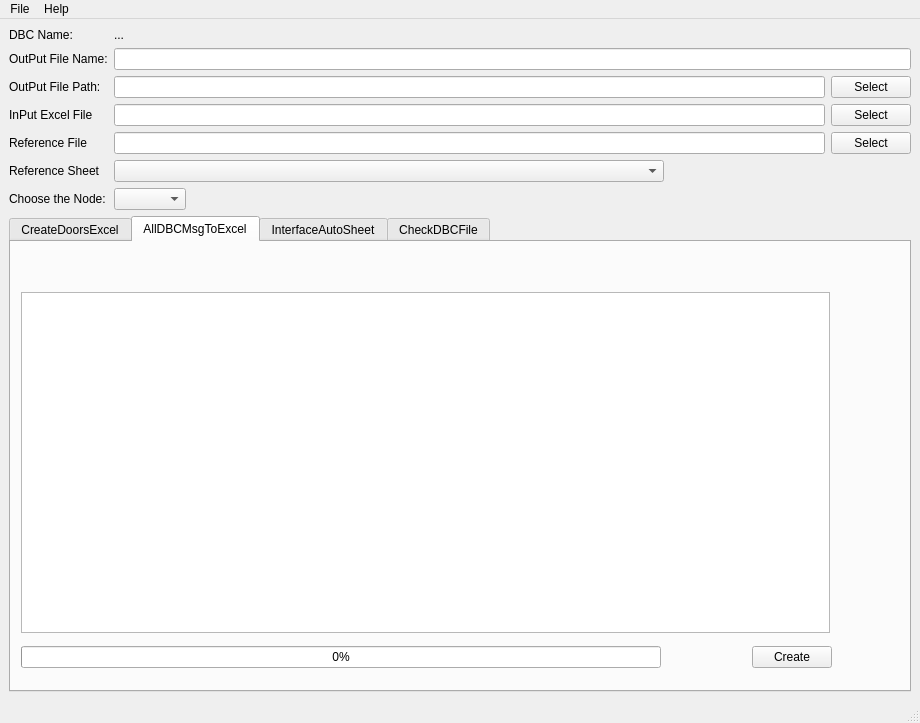
<?xml version="1.0" encoding="UTF-8"?>
<ui version="4.0">
 <class>MainWindow</class>
 <widget class="QMainWindow" name="MainWindow">
  <property name="geometry">
   <rect>
    <x>0</x>
    <y>0</y>
    <width>920</width>
    <height>723</height>
   </rect>
  </property>
  <property name="minimumSize">
   <size>
    <width>920</width>
    <height>680</height>
   </size>
  </property>
  <property name="windowTitle">
   <string>DBC2DoorsExcel</string>
  </property>
  <widget class="QWidget" name="centralwidget">
   <layout class="QGridLayout" name="gridLayout_2">
    <item row="0" column="0">
     <layout class="QVBoxLayout" name="verticalLayout_3">
      <property name="sizeConstraint">
       <enum>QLayout::SetDefaultConstraint</enum>
      </property>
      <item>
       <layout class="QGridLayout" name="gridLayout">
        <item row="3" column="1">
         <widget class="QLineEdit" name="lineEdit"/>
        </item>
        <item row="2" column="0">
         <widget class="QLabel" name="label_2">
          <property name="sizePolicy">
           <sizepolicy hsizetype="Fixed" vsizetype="Fixed">
            <horstretch>0</horstretch>
            <verstretch>0</verstretch>
           </sizepolicy>
          </property>
          <property name="text">
           <string>OutPut File Name:</string>
          </property>
         </widget>
        </item>
        <item row="0" column="0">
         <widget class="QLabel" name="label_3">
          <property name="sizePolicy">
           <sizepolicy hsizetype="Fixed" vsizetype="Fixed">
            <horstretch>0</horstretch>
            <verstretch>0</verstretch>
           </sizepolicy>
          </property>
          <property name="text">
           <string>DBC Name:</string>
          </property>
         </widget>
        </item>
        <item row="8" column="1" colspan="2">
         <widget class="QComboBox" name="comboBox">
          <property name="sizePolicy">
           <sizepolicy hsizetype="Fixed" vsizetype="Fixed">
            <horstretch>0</horstretch>
            <verstretch>0</verstretch>
           </sizepolicy>
          </property>
         </widget>
        </item>
        <item row="8" column="0">
         <widget class="QLabel" name="label_5">
          <property name="sizePolicy">
           <sizepolicy hsizetype="Fixed" vsizetype="Fixed">
            <horstretch>0</horstretch>
            <verstretch>0</verstretch>
           </sizepolicy>
          </property>
          <property name="text">
           <string>Choose the Node:</string>
          </property>
         </widget>
        </item>
        <item row="0" column="1" colspan="2">
         <widget class="QLabel" name="label_4">
          <property name="sizePolicy">
           <sizepolicy hsizetype="Expanding" vsizetype="Fixed">
            <horstretch>0</horstretch>
            <verstretch>0</verstretch>
           </sizepolicy>
          </property>
          <property name="text">
           <string>...</string>
          </property>
         </widget>
        </item>
        <item row="5" column="2">
         <widget class="QPushButton" name="ReferenceFileSelect">
          <property name="text">
           <string>Select</string>
          </property>
         </widget>
        </item>
        <item row="4" column="0">
         <widget class="QLabel" name="InPutExcelFile">
          <property name="text">
           <string>InPut Excel File</string>
          </property>
         </widget>
        </item>
        <item row="4" column="2">
         <widget class="QPushButton" name="InPutExcelFileSelect">
          <property name="text">
           <string>Select</string>
          </property>
         </widget>
        </item>
        <item row="3" column="0">
         <widget class="QLabel" name="label">
          <property name="sizePolicy">
           <sizepolicy hsizetype="Fixed" vsizetype="Fixed">
            <horstretch>0</horstretch>
            <verstretch>0</verstretch>
           </sizepolicy>
          </property>
          <property name="text">
           <string>OutPut File Path:</string>
          </property>
         </widget>
        </item>
        <item row="2" column="1" colspan="2">
         <widget class="QLineEdit" name="lineEdit_2">
          <property name="sizePolicy">
           <sizepolicy hsizetype="Expanding" vsizetype="Fixed">
            <horstretch>0</horstretch>
            <verstretch>0</verstretch>
           </sizepolicy>
          </property>
         </widget>
        </item>
        <item row="3" column="2">
         <widget class="QPushButton" name="pushButton">
          <property name="text">
           <string>Select</string>
          </property>
         </widget>
        </item>
        <item row="5" column="1">
         <widget class="QLineEdit" name="ReferenceFilePath"/>
        </item>
        <item row="4" column="1">
         <widget class="QLineEdit" name="InPutExcelFilePath"/>
        </item>
        <item row="5" column="0">
         <widget class="QLabel" name="ReferenceFile">
          <property name="text">
           <string>Reference File</string>
          </property>
         </widget>
        </item>
        <item row="7" column="1">
         <widget class="QComboBox" name="ReferenceSheetList">
          <property name="maximumSize">
           <size>
            <width>550</width>
            <height>16777215</height>
           </size>
          </property>
         </widget>
        </item>
        <item row="7" column="0">
         <widget class="QLabel" name="label_6">
          <property name="text">
           <string>Reference Sheet</string>
          </property>
         </widget>
        </item>
       </layout>
      </item>
      <item>
       <widget class="QTabWidget" name="Tabs">
        <property name="maximumSize">
         <size>
          <width>16777215</width>
          <height>16777214</height>
         </size>
        </property>
        <property name="currentIndex">
         <number>1</number>
        </property>
        <widget class="QWidget" name="tab">
         <attribute name="title">
          <string>CreateDoorsExcel</string>
         </attribute>
         <widget class="QWidget" name="layoutWidget">
          <property name="geometry">
           <rect>
            <x>10</x>
            <y>50</y>
            <width>811</width>
            <height>381</height>
           </rect>
          </property>
          <layout class="QVBoxLayout" name="verticalLayout">
           <property name="sizeConstraint">
            <enum>QLayout::SetDefaultConstraint</enum>
           </property>
           <item>
            <widget class="QTextEdit" name="textEdit">
             <property name="minimumSize">
              <size>
               <width>770</width>
               <height>288</height>
              </size>
             </property>
             <property name="maximumSize">
              <size>
               <width>16777214</width>
               <height>16777214</height>
              </size>
             </property>
             <property name="readOnly">
              <bool>true</bool>
             </property>
            </widget>
           </item>
           <item>
            <layout class="QHBoxLayout" name="horizontalLayout_2">
             <property name="sizeConstraint">
              <enum>QLayout::SetMinimumSize</enum>
             </property>
             <item>
              <widget class="QProgressBar" name="progressBar">
               <property name="minimumSize">
                <size>
                 <width>640</width>
                 <height>21</height>
                </size>
               </property>
               <property name="value">
                <number>0</number>
               </property>
              </widget>
             </item>
             <item>
              <spacer name="horizontalSpacer">
               <property name="orientation">
                <enum>Qt::Horizontal</enum>
               </property>
               <property name="sizeType">
                <enum>QSizePolicy::Expanding</enum>
               </property>
               <property name="sizeHint" stdset="0">
                <size>
                 <width>40</width>
                 <height>20</height>
                </size>
               </property>
              </spacer>
             </item>
             <item>
              <widget class="QPushButton" name="pushButton_2">
               <property name="text">
                <string>Create</string>
               </property>
              </widget>
             </item>
            </layout>
           </item>
          </layout>
         </widget>
        </widget>
        <widget class="QWidget" name="AllDBCTab">
         <attribute name="title">
          <string>AllDBCMsgToExcel</string>
         </attribute>
         <widget class="QTextEdit" name="textEdit_3">
          <property name="geometry">
           <rect>
            <x>10</x>
            <y>50</y>
            <width>809</width>
            <height>341</height>
           </rect>
          </property>
          <property name="minimumSize">
           <size>
            <width>770</width>
            <height>288</height>
           </size>
          </property>
          <property name="maximumSize">
           <size>
            <width>16777214</width>
            <height>16777214</height>
           </size>
          </property>
          <property name="readOnly">
           <bool>true</bool>
          </property>
         </widget>
         <widget class="QWidget" name="layoutWidget_2">
          <property name="geometry">
           <rect>
            <x>10</x>
            <y>400</y>
            <width>811</width>
            <height>31</height>
           </rect>
          </property>
          <layout class="QHBoxLayout" name="horizontalLayout_4">
           <property name="sizeConstraint">
            <enum>QLayout::SetMinimumSize</enum>
           </property>
           <item>
            <widget class="QProgressBar" name="AllDBCprogressBar">
             <property name="minimumSize">
              <size>
               <width>640</width>
               <height>21</height>
              </size>
             </property>
             <property name="value">
              <number>0</number>
             </property>
            </widget>
           </item>
           <item>
            <spacer name="horizontalSpacer_3">
             <property name="orientation">
              <enum>Qt::Horizontal</enum>
             </property>
             <property name="sizeType">
              <enum>QSizePolicy::Expanding</enum>
             </property>
             <property name="sizeHint" stdset="0">
              <size>
               <width>40</width>
               <height>20</height>
              </size>
             </property>
            </spacer>
           </item>
           <item>
            <widget class="QPushButton" name="AllDBCCreateButton">
             <property name="text">
              <string>Create</string>
             </property>
            </widget>
           </item>
          </layout>
         </widget>
        </widget>
        <widget class="QWidget" name="InterfacesTab">
         <attribute name="title">
          <string>InterfaceAutoSheet</string>
         </attribute>
         <widget class="QWidget" name="layoutWidget_3">
          <property name="geometry">
           <rect>
            <x>10</x>
            <y>50</y>
            <width>811</width>
            <height>381</height>
           </rect>
          </property>
          <layout class="QVBoxLayout" name="verticalLayout_4">
           <property name="sizeConstraint">
            <enum>QLayout::SetDefaultConstraint</enum>
           </property>
           <item>
            <widget class="QTextEdit" name="InterfaceTextEdit">
             <property name="minimumSize">
              <size>
               <width>770</width>
               <height>288</height>
              </size>
             </property>
             <property name="maximumSize">
              <size>
               <width>16777214</width>
               <height>16777214</height>
              </size>
             </property>
             <property name="readOnly">
              <bool>true</bool>
             </property>
            </widget>
           </item>
           <item>
            <layout class="QHBoxLayout" name="horizontalLayout_5">
             <property name="sizeConstraint">
              <enum>QLayout::SetMinimumSize</enum>
             </property>
             <item>
              <widget class="QProgressBar" name="InterfacesProgressBar_3">
               <property name="minimumSize">
                <size>
                 <width>640</width>
                 <height>21</height>
                </size>
               </property>
               <property name="value">
                <number>0</number>
               </property>
              </widget>
             </item>
             <item>
              <spacer name="horizontalSpacer_4">
               <property name="orientation">
                <enum>Qt::Horizontal</enum>
               </property>
               <property name="sizeType">
                <enum>QSizePolicy::Expanding</enum>
               </property>
               <property name="sizeHint" stdset="0">
                <size>
                 <width>40</width>
                 <height>20</height>
                </size>
               </property>
              </spacer>
             </item>
             <item>
              <widget class="QPushButton" name="InterfaceButtonCreate">
               <property name="text">
                <string>Create</string>
               </property>
              </widget>
             </item>
            </layout>
           </item>
          </layout>
         </widget>
        </widget>
        <widget class="QWidget" name="tab_2">
         <attribute name="title">
          <string>CheckDBCFile</string>
         </attribute>
         <widget class="QWidget" name="layoutWidget">
          <property name="geometry">
           <rect>
            <x>10</x>
            <y>10</y>
            <width>811</width>
            <height>411</height>
           </rect>
          </property>
          <layout class="QVBoxLayout" name="verticalLayout_2">
           <property name="sizeConstraint">
            <enum>QLayout::SetDefaultConstraint</enum>
           </property>
           <item>
            <layout class="QHBoxLayout" name="horizontalLayout">
             <item>
              <widget class="QCheckBox" name="checkBox">
               <property name="text">
                <string>PhyRange</string>
               </property>
              </widget>
             </item>
             <item>
              <widget class="QCheckBox" name="checkBox_2">
               <property name="text">
                <string>Overlapping</string>
               </property>
              </widget>
             </item>
             <item>
              <widget class="QCheckBox" name="checkBox_3">
               <property name="text">
                <string>DataRange</string>
               </property>
              </widget>
             </item>
             <item>
              <widget class="QCheckBox" name="checkBox_4">
               <property name="text">
                <string>MsgLength</string>
               </property>
              </widget>
             </item>
            </layout>
           </item>
           <item>
            <widget class="QTextEdit" name="textEdit_2">
             <property name="minimumSize">
              <size>
               <width>770</width>
               <height>288</height>
              </size>
             </property>
             <property name="maximumSize">
              <size>
               <width>16777214</width>
               <height>16777214</height>
              </size>
             </property>
             <property name="readOnly">
              <bool>true</bool>
             </property>
            </widget>
           </item>
           <item>
            <layout class="QHBoxLayout" name="horizontalLayout_3">
             <property name="sizeConstraint">
              <enum>QLayout::SetMinimumSize</enum>
             </property>
             <item>
              <widget class="QProgressBar" name="progressBar_2">
               <property name="minimumSize">
                <size>
                 <width>640</width>
                 <height>21</height>
                </size>
               </property>
               <property name="value">
                <number>0</number>
               </property>
              </widget>
             </item>
             <item>
              <spacer name="horizontalSpacer_2">
               <property name="orientation">
                <enum>Qt::Horizontal</enum>
               </property>
               <property name="sizeType">
                <enum>QSizePolicy::Expanding</enum>
               </property>
               <property name="sizeHint" stdset="0">
                <size>
                 <width>40</width>
                 <height>20</height>
                </size>
               </property>
              </spacer>
             </item>
             <item>
              <widget class="QPushButton" name="pushButton_3">
               <property name="minimumSize">
                <size>
                 <width>75</width>
                 <height>23</height>
                </size>
               </property>
               <property name="text">
                <string>Check</string>
               </property>
              </widget>
             </item>
            </layout>
           </item>
          </layout>
         </widget>
        </widget>
       </widget>
      </item>
     </layout>
    </item>
   </layout>
  </widget>
  <widget class="QMenuBar" name="menubar">
   <property name="geometry">
    <rect>
     <x>0</x>
     <y>0</y>
     <width>920</width>
     <height>26</height>
    </rect>
   </property>
   <widget class="QMenu" name="menuFile">
    <property name="title">
     <string>File</string>
    </property>
    <addaction name="actionInput_DBC_File"/>
   </widget>
   <widget class="QMenu" name="menuInformation">
    <property name="title">
     <string>Help</string>
    </property>
    <addaction name="actionInformation"/>
   </widget>
   <addaction name="menuFile"/>
   <addaction name="menuInformation"/>
  </widget>
  <widget class="QStatusBar" name="statusbar"/>
  <action name="actionInput_DBC_File">
   <property name="text">
    <string>Input DBC File</string>
   </property>
  </action>
  <action name="actionInformation">
   <property name="text">
    <string>Information</string>
   </property>
  </action>
 </widget>
 <resources/>
 <connections/>
</ui>
